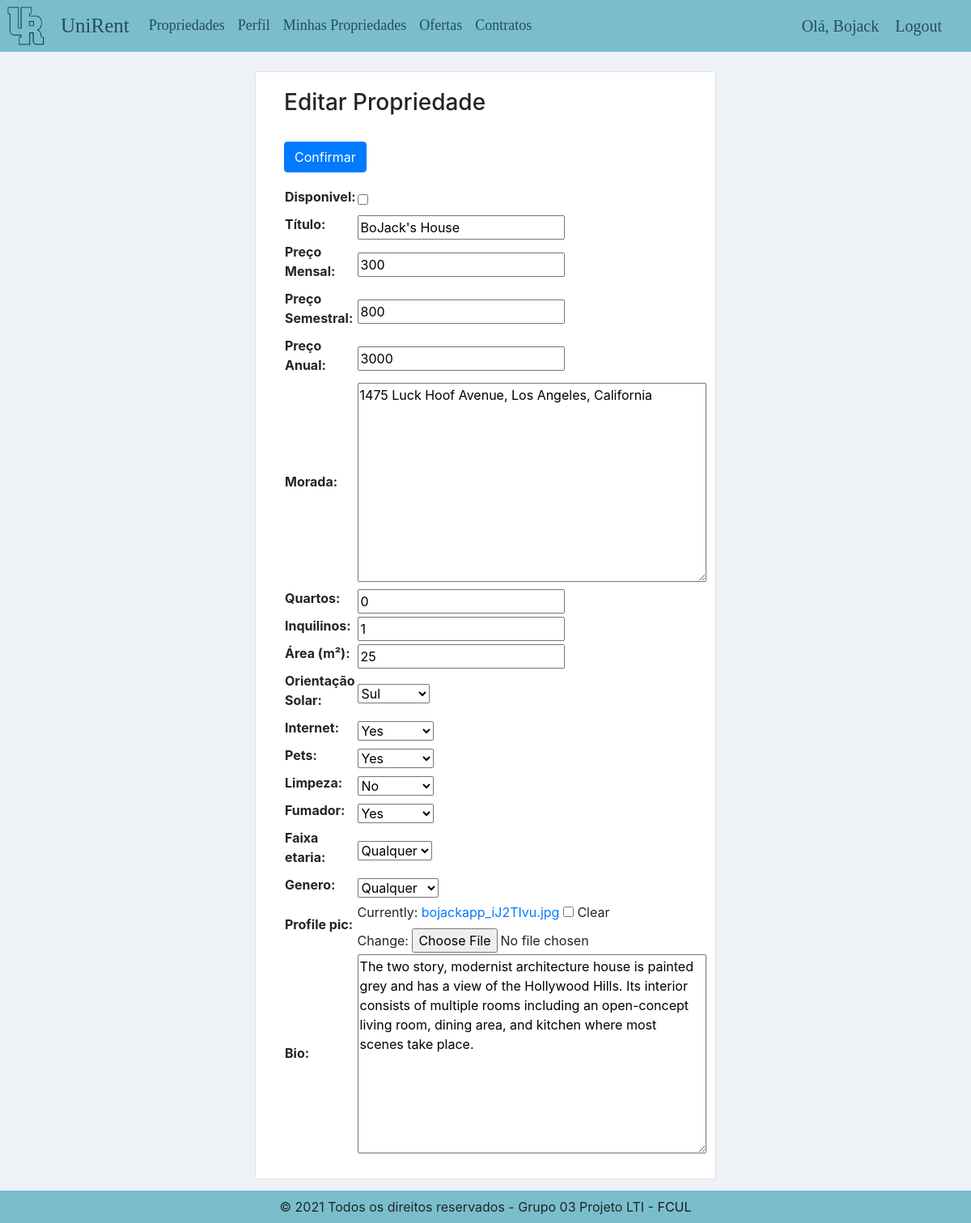
The app's page /updatepropriedades/2/ (signed in) with its own data.
### accounts/models.py (models this page shows, shortened)
class Propriedade(models.Model):
    orientacao_solar = (
        ('Norte', 'Norte'),
        ('Sul', 'Sul'),
        ('Este', 'Este'),
        ('Oeste', 'Oeste'),
    )
    faixa_etaria = (
        ('18-24', '18-24'),
        ('25-29', '25-29'),
        ('30+', '30+'),
        ('Qualquer','Qualquer')
    )
    genero = (
        ('Masculino','Masculino'),
        ('Feminino','Feminino'),
        ('Qualquer','Qualquer'),
    )
    senhorio = models.ForeignKey(Senhorio, null=True, on_delete=models.CASCADE, blank=True)
    disponivel = models.BooleanField(default=True)
    titulo = models.CharField(max_length=255, null=True, blank=True)
    data_created = models.DateTimeField(auto_now_add=True)
    preco = models.DecimalField(decimal_places=0, max_digits=65, null=True)
    preco_semestral = models.DecimalField(decimal_places=0, max_digits=65, null=True, blank=True)
    preco_anual = models.DecimalField(decimal_places=0, max_digits=65, null=True, blank=True)
    local = models.TextField(null=True, blank=True)
    numero_quartos = models.PositiveIntegerField(null=True, blank=True)
    numero_inquilinos = models.PositiveIntegerField(null=True, blank=True, default=0)
    area = models.CharField(max_length=255, null=True, blank=True)
    orientacao_solar = models.CharField(max_length=255, choices=orientacao_solar, null=True, blank=True)
    internet = models.BooleanField(null=True)
    pets = models.BooleanField(null=True)
    limpeza = models.BooleanField(null=True)
    fumador = models.BooleanField(null=True)
    faixa_etaria = models.CharField(max_length=255, choices=faixa_etaria, null=True, blank=True)
    genero = models.CharField(max_length=255, choices=genero, null=True, blank=True)
    profile_pic = models.ImageField(default='prop1.jpg',null=True, blank=True)
    Bio = models.TextField(null=True, blank=True)

### accounts/decorators.py (the view)
		def wrapper_func(request, *args, **kwargs):
			group = None
			if request.user.groups.exists():
				group = request.user.groups.all()[0].name
			if group in allowed_roles:
				return view_func(request, *args, **kwargs)
			else:
				return HttpResponse('You are not authorized to view this page')

### accounts/forms.py
class UpdatePropriedadeForm(ModelForm):
    class Meta:
        model = Propriedade
        fields = '__all__'
        exclude = ['senhorio',]
        labels = {
        "local": "Morada",
        "titulo": "Título",
        "preco": "Preço Mensal",
        "preco_semestral": "Preço Semestral",
        "preco_anual": "Preço Anual",
        "area": "Área (m²)",
        "orientacao_solar": "Orientação Solar",
        "numero_quartos": "Quartos",
        "numero_inquilinos": "Inquilinos",
        }

### accounts/views.py (called while the page is built)
@login_required(login_url='login')
@allowed_users(['senhorio'])
def update_propriedade(request, pk):
    propriedade = Propriedade.objects.get(id=pk)
    form = UpdatePropriedadeForm(instance=propriedade)
    if request.method == 'POST':
        form = UpdatePropriedadeForm(request.POST, request.FILES, instance=propriedade)
        if form.is_valid():
            form.save()
            return redirect('self-propriedades')
    context = {'form':form}
    return render(request, 'accounts/edit_propriedade.html', context)

def checkDirects(request):
	directs_count = 0
	if request.user.is_authenticated:
		directs_count = Message.objects.filter(user=request.user, is_read=False).count()
	return {'directs_count':directs_count}

### accounts/templates/accounts/edit_propriedade.html (shortened to what this page needs)
{% extends 'accounts/main.html' %}
{% load static %}
{% block content%}
<br>
<div class="container" style="margin-bottom: 30px;">
    <div class="d-flex justify-content-center row">
        <div class="col-md-6 bg-white border rounded">
            <h3 style="margin-top: 21px; margin-left: 20px;">Editar Propriedade</h3>
            <br>
            <table style="margin-left: 20px;">
                <form actions="" method="POST" enctype="multipart/form-data">
                    {{ form.as_table }}
                    <input class="btn btn-primary" type="submit" name="Submit" value="Confirmar" style="margin-bottom: 17px; margin-left: 20px;">
                </form>
            </table>
            <br>
        </div>
    </div>
</div>
{% endblock %}

### accounts/templates/accounts/navbar.html (shortened to what this page needs)
{% load static %}
<nav class="navbar navbar-expand-lg navbar-light" style="background-color: #7abecc;">
    <img id="logo" src="{% static 'images/unirentlogo.png' %}">
    <a class="navbar-brand" style="color: #193755da; font-family: 'Century Gothic'; font-size: 25px;" href="{% url 'home' %}">UniRent</a>
    <div class="collapse navbar-collapse" id="navbarNav" >
      <ul class="navbar-nav">
        {% if request.user.is_staff %}
        <li class="nav-item">
          <a class="nav-link" href="{% url 'home' %}" style="color: #193755da; font-family: 'Century Gothic'; font-size: 18px;">DASHBOARD</a>
        </li>
        {% else %}
        <li class="nav-item">
          <a class="nav-link" href="{% url 'propriedades' %}" style="color: #193755da; font-family: 'Century Gothic'; font-size: 18px;">Propriedades</a>
        </li>
        <li class="nav-item">
          <a class="nav-link" href="{% url 'user-page' %}" style="color: #193755da; font-family: 'Century Gothic'; font-size: 18px;">Perfil</a>
        </li>
          {% for group in user.groups.all %}
            {% if group.name == 'senhorio' %}
              <li class="nav-item">
                <a class="nav-link" href="{% url 'self-propriedades' %}" style="color: #193755da; font-family: 'Century Gothic'; font-size: 18px;">Minhas Propriedades</a>
              </li>
              <li class="nav-item">
                <a class="nav-link" href="{% url 'oferta-senhorio' %}" style="color: #193755da; font-family: 'Century Gothic'; font-size: 18px;">Ofertas</a>
              </li>
              <li class="nav-item">
                <a class="nav-link" href="{% url 'contrato-senhorio'%}" style="color: #193755da; font-family: 'Century Gothic'; font-size: 18px;">Contratos</a>
              </li>
            {% endif %}
          {% endfor %}
        {% endif %}
      </ul>
    </div>
    <span class="hello-msg">Olá, {{request.user}}</span>
    <span ><a  class="hello-msg" href="{% url 'logout' %}">Logout</a></span>
  </nav>

### static/css/main.css (style rules this page uses)
body { background-color: #ebeff5d8; }

### static/css/style.css (style rules this page uses)
* { box-sizing:border-box }

### accounts/templates/accounts/navbar.html (style rules this page uses)
.hello-msg { font-size: 20px; color: #193755da; margin-right: 20px; font-family: 'Century Gothic'; }
#logo { width: 46px; margin-left: -7px; margin-right: 20px; }

### records on screen
Propriedade: titulo "BoJack's House", preco "300", preco_semestral "800", preco_anual "3000", local "1475 Luck Hoof Avenue, Los Angeles, California", numero_quartos "0", numero_inquilinos "1", area "25", orientacao_solar "Sul", internet "Yes", pets "Yes", limpeza "No", fumador "Yes", faixa_etaria "Qualquer", genero "Qualquer", Bio "The two story, modernist architecture house is painted grey and has a view of the Hollywood Hills. Its interior consists of multiple rooms including an open-concept living room, dining area, and kitchen where most scenes take place."

### other values on screen
{{ request.user }} "Bojack"
